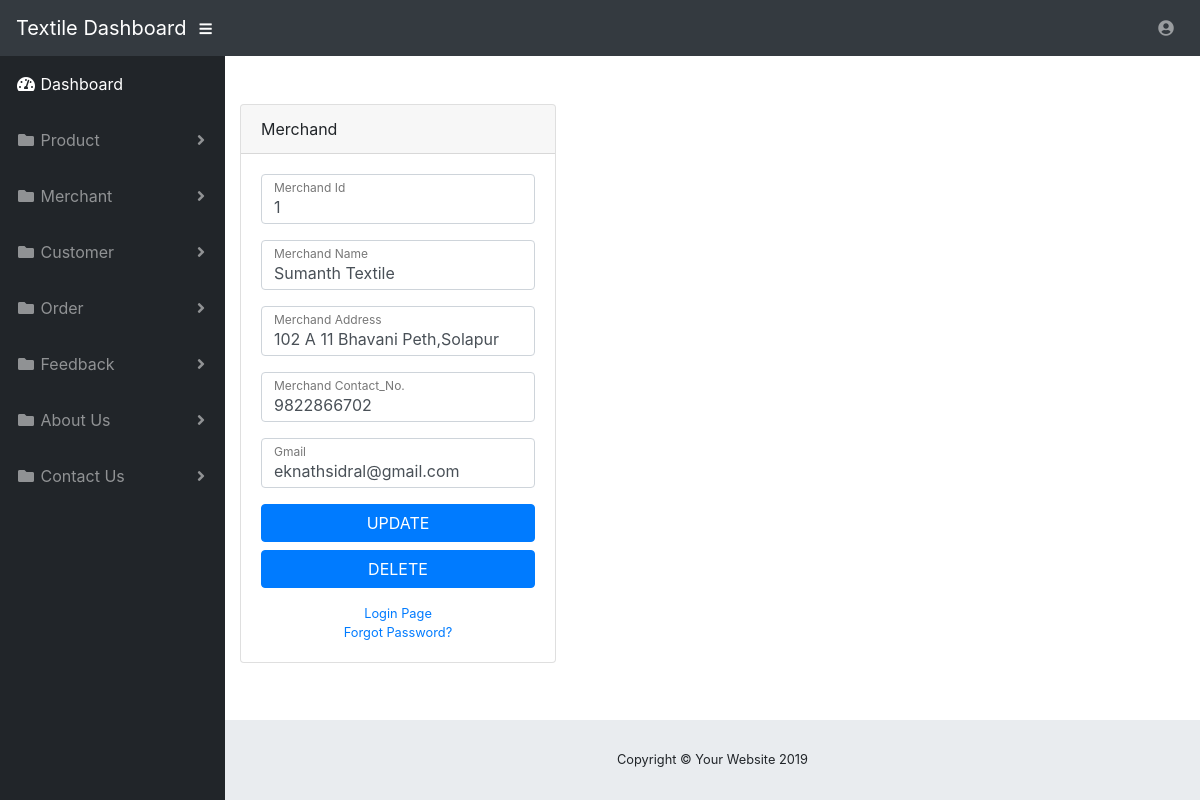
The page /Display_mer_info.php?i=1 on the database its author committed.
### tables this page shows
CREATE TABLE `mer_info` (
  `id` int(10) NOT NULL,
  `name` varchar(50) NOT NULL,
  `address` text NOT NULL,
  `contact` varchar(10) NOT NULL,
  `gmail` varchar(50) NOT NULL,
  `uname` varchar(50) NOT NULL,
  `password` varchar(30) NOT NULL
);

### Display_mer_info.php (the view, shortened to what this page needs)
<?php
include ('adminhead.php');
$con=mysqli_connect("localhost","root","");
mysqli_select_db($con,"textilehub");
$i=$_GET['i'];
$nm=$ad=$c=$gm="";
$s="select * from  mer_info where id='$i'";
$res=mysqli_query($con,$s);
while($r=mysqli_fetch_array($res))
{
	$i=$r[0];
	$nm=$r[1];
	$ad=$r[2];
	$c=$r[3];
	$gm=$r[4];
}
?>
<html>
<head><title>Merchand_Detail</title></head>
<body>
<form method="post">
<div class="container">
    <div class="card card-register mx-auto mt-5">
      <div class="card-header">Merchand</div>
      <div class="card-body">
        <form>
          <div class="form-group">
                <div class="form-label-group">
				<input type="text" name="t1" value="<?php echo $i;?>" class="form-control" autofocus="autofocus">
                  <label for="firstName">Merchand Id</label>
                </div>
              </div>
              <div class="form-group">
                <div class="form-label-group">
				<input type="text" name="t2" value="<?php echo $nm;?>" class="form-control">
                  <label for="lastName">Merchand Name</label>
            </div>
          </div>
          <div class="form-group">
            <div class="form-label-group">
			<input type="text" name="t3" value="<?php echo $ad;?>" class="form-control">
              <label for="inputEmail">Merchand Address</label>
            </div>
          </div>
          <div class="form-group">
                <div class="form-label-group">
				<input type="text" name="t4" value="<?php echo $c;?>" class="form-control">
                  <label for="inputPassword">Merchand Contact_No.</label>
                </div>
              </div>
              <div class="form-group">
                <div class="form-label-group">
				<input type="text" name="t5" value="<?php echo $gm;?>" class="form-control">
                  <label for="confirmPassword">Gmail</label>
                </div>
              </div>
            <input type="submit" name="b2" value="UPDATE" class="btn btn-primary btn-block">
            <input type="submit" name="b3" value="DELETE" class="btn btn-primary btn-block">
        </form>
        <div class="text-center">
          <a class="d-block small mt-3" href="login.html">Login Page</a>
          <a class="d-block small" href="forgot-password.html">Forgot Password?</a>
        </div>
      </div>
    </div>
  </div>
</form>
</body>
</html>
<?php include ('adminfooter.php');?>

### rows shown on the page
mer_info: t1 "1", t2 "Sumanth Textile", t3 "102 A 11 Bhavani Peth,Solapur", t4 "9822866702", t5 "eknathsidral@gmail.com"
